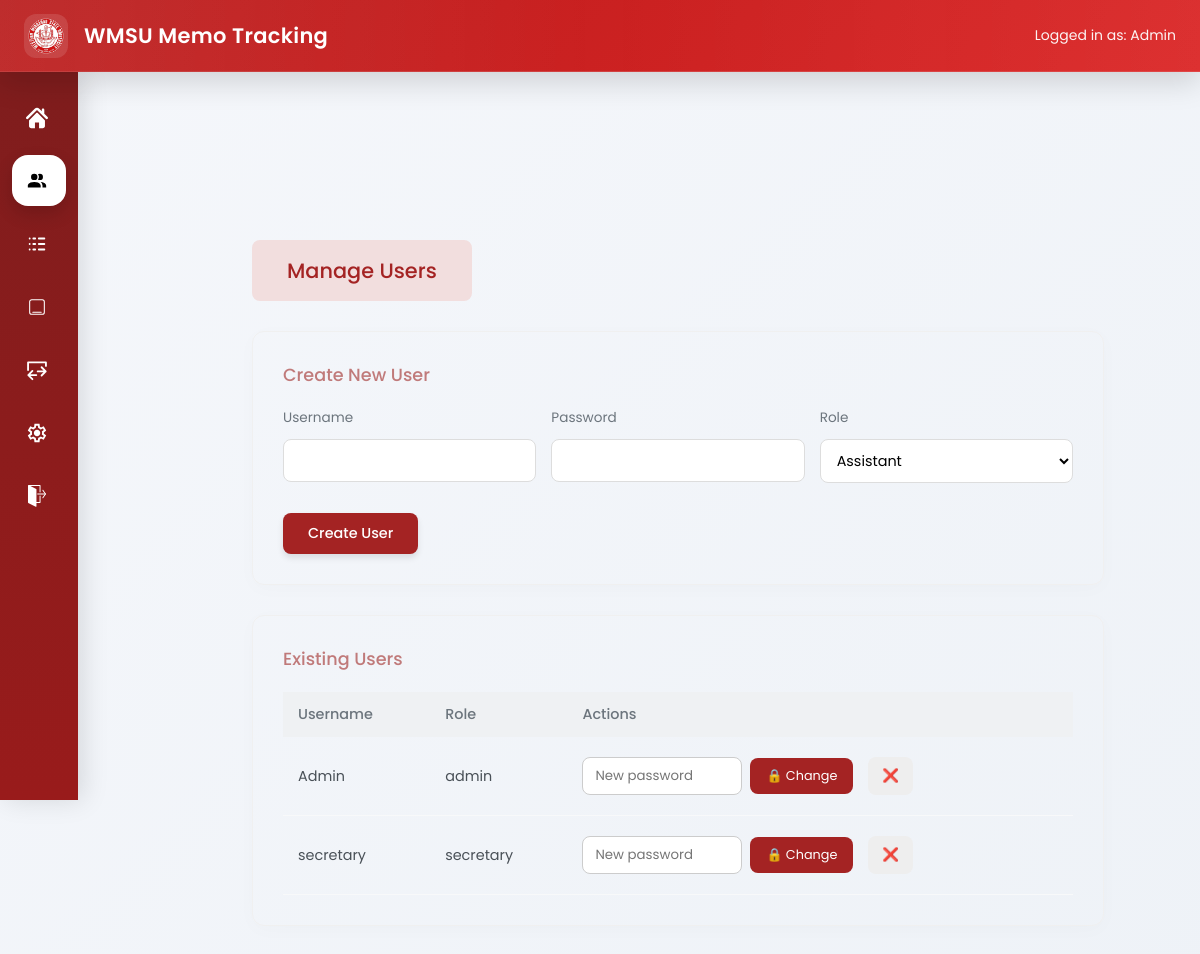
The app's page /admin/users (signed in) with its own data.
### app/models/user.py (models this page shows, shortened)
class User(UserMixin, db.Model):
    __tablename__ = "users"
    id = db.Column(db.Integer, primary_key=True)
    username = db.Column(db.String(50), unique=True, nullable=False)
    password_hash = db.Column(db.String(255), nullable=False)
    role = db.Column(db.String(20))

### app/routes/admin.py (the view)
@admin_bp.route("/users")
@login_required
def users():
    if current_user.role != "admin":
        flash("Access denied")
        return redirect(url_for("secretary.dashboard"))
    users = User.query.all()
    return render_template("admin/user.html", users=users)

### app/__init__.py (called while the page is built)
def create_app():
    app = Flask(__name__)
    app.config.from_object(Config)
    db.init_app(app)
    login_manager.init_app(app)
    migrate.init_app(app, db)
    login_manager.login_view = "auth.login"
    @login_manager.user_loader
    def load_user(user_id):
        return User.query.get(int(user_id))
    app.register_blueprint(main)
    app.register_blueprint(auth_bp)
    app.register_blueprint(secretary_bp)
    app.register_blueprint(admin_bp)
    app.cli.add_command(seed_command)
    app.cli.add_command(seed_memos)
    @app.context_processor
    def inject_settings():
        settings = SystemSettings.query.first()
        return dict(settings=settings)
    print(app.url_map)
    return app

### app/templates/admin/user.html (shortened to what this page needs)
{% block page_css %}
  <link rel="stylesheet" href="{{ url_for('static', filename='css/admin_user.css') }}">
{% endblock %}
{% extends "base.html" %}
{% block content %}
<div class="col-md-10 content">
<div class="main-content">
  <div class="section-badge">
    Manage Users
  </div>
  <div class="accounts-card">
    <div class="accounts-title">Create New User</div>
    <form method="POST" action="{{ url_for('admin.create_user') }}">
      <div class="form-row">
        <div class="form-group">
          <label>Username</label>
          <input name="username" required>
        </div>
        <div class="form-group">
          <label>Password</label>
          <input type="password" name="password" required>
        </div>
        <div class="form-group">
          <label>Role</label>
          <select name="role">
            <option value="secretary">Assistant</option>
          </select>
        </div>
      </div>
      <button type="submit" class="btn-create">Create User</button>
    </form>
  </div>
  <div class="accounts-card">
    <div class="accounts-title">Existing Users</div>
    <table class="user-table">
      <tr>
        <th>Username</th>
        <th>Role</th>
        <th>Actions</th>
      </tr>
      {% for user in users %}
      {% if not (user.id == 1 and user.role == "admin") %}
      <tr>
        <td>{{ user.username }}</td>
        <td>{{ user.role }}</td>
        <td>
          <div class="action-container">
            <form method="POST" action="{{ url_for('admin.reset_password', id=user.id) }}" class="reset-form">
              <div class="password-wrapper">
                <input type="password" name="password" placeholder="New password" required>
              </div>
              <button type="submit" class="btn-password">
                🔒 Change
              </button>
            </form>
            <form method="POST" action="{{ url_for('admin.delete_user', id=user.id) }}">
              <button type="submit" class="btn-delete">❌</button>
            </form>
          </div>
        </td>
      </tr>
      {% endif %}
      {% endfor %}
    </table>
  </div>
</div>
</div>
{% endblock %}

### app/templates/base.html (shortened to what this page needs)
<!DOCTYPE html>
<html lang="en">
<head>
<link rel="stylesheet" href="{{ url_for('static', filename='css/base.css') }}">
<link rel="stylesheet" href="{{ url_for('static', filename='css/flatpickr.min.css') }}">
    {% block page_css %}
    {% endblock %}
</head>
<body>
<div class="topbar">
<div class="topbar-left">
{% if settings and settings.logo %}
  <img src="{{ url_for('static', filename=settings.logo) }}" class="logo">
{% else %}
  <img src="{{ url_for('static', filename='img/logo.png') }}" class="logo">
{% endif %}
{% if settings and settings.system_name %}
  <div class="title"> {{ settings.system_name }}</div>
{% else %}
  <div class="title"> WMSU Memo Tracking</div>
{% endif %}
</div>
<div class="topbar-right">
  Logged in as:
  <span id="userRole">
    {% if current_user.is_authenticated %}
      {{ current_user.username|capitalize }}
    {% else %}
      Guest
    {% endif %}
  </span>
</div>
</div>
{% if current_user.is_authenticated %}
<div class="sidebar">
    {% if current_user.role == "admin" %}
    <a href="{{ url_for('admin.dashboard') }}"
       class="{% if request.endpoint == 'admin.dashboard' %}active{% endif %}">
        <img src="{{ url_for('static', filename='img/dashboard.svg') }}">
    </a>
    <a href="{{ url_for('admin.users') }}"
       class="{% if request.endpoint == 'admin.users' %}active{% endif %}">
        <img src="{{ url_for('static', filename='img/users.svg') }}">
    </a>
    <a href="{{ url_for('admin.logs_page') }}"
       class="{% if request.endpoint == 'admin.logs_page' %}active{% endif %}">
        <img src="{{ url_for('static', filename='img/reports.svg') }}">
    </a>
    {% endif %}
    {% if current_user.role == "admin" or current_user.role == "secretary" %}
    <a href="{{ url_for('main.home') }}"
       class="{% if request.endpoint == 'main.home' %}active{% endif %}">
        <img src="{{ url_for('static', filename='img/memos.svg') }}">
    </a>
    {% endif %}
    {% if current_user.role == "admin" %}
    <a href="{{ url_for('admin.import_page') }}"
       class="{% if request.endpoint == 'admin.import_page' %}active{% endif %}">
        <img src="{{ url_for('static', filename='img/import.svg') }}">
    </a>
    <a href="{{ url_for('admin.settings_general') }}"
       class="{% if request.endpoint == 'admin.settings_general' %}active{% endif %}">
        <img src="{{ url_for('static', filename='img/settings.svg') }}">
    </a>
    {% endif %}
    <a href="{{ url_for('auth.logout') }}">
        <img src="{{ url_for('static', filename='img/logout.svg') }}">
    </a>
</div>
{% endif %}
<div class="content">
  {% block content %}
  {% endblock %}
</div>
</body>
</html>

### app/static/css/admin_user.css (style rules this page uses)
.main-content { padding: 40px; }
.section-badge { background-color: #f2dede; color: #a42323; display: inline-block; padding: 15px 35px; border-radius: 8px; font-weight: 500; font-size: 1.3rem; margin-bottom: 30px; }
.accounts-card { border: 1px solid #f0f0f0; border-radius: 12px; padding: 30px; box-shadow: 0 4px 20px rgba(0,0,0,0.02); margin-bottom: 30px; }
.accounts-title { color: #c07a7a; font-weight: 500; font-size: 1.1rem; margin-bottom: 20px; }
.form-row { display: flex; gap: 15px; margin-bottom: 15px; }
.form-group { flex: 1; }
.form-group label { display: block; font-size: 0.85rem; margin-bottom: 6px; color: #6c757d; }
.form-group input, .form-group select { width: 100%; padding: 10px 12px; border: 1px solid #ddd; border-radius: 8px; font-family: 'Poppins', sans-serif; font-size: 0.9rem; }
.btn-create { background-color: #a42323; color: white; border: none; padding: 10px 25px; border-radius: 8px; font-family: 'Poppins', sans-serif; font-size: 0.9rem; font-weight: 500; cursor: pointer; box-shadow: 0 4px 6px rgba(0,0,0,0.1); }
.user-table { width: 100%; border-collapse: collapse; }
.user-table th { background-color: #eff1f3; text-align: left; padding: 12px 15px; color: #6c757d; font-weight: 500; font-size: 0.9rem; }
.user-table td { padding: 20px 15px; border-bottom: 1px solid #f8f9fa; font-size: 0.9rem; color: #495057; }
.action-container { display: flex; align-items: center; gap: 15px; }
.reset-form { display: flex; align-items: center; gap: 8px; }
.password-wrapper input { border: 1px solid #ccc; border-radius: 8px; padding: 8px 12px; width: 160px; font-family: 'Poppins', sans-serif; }
.btn-password { background-color: #a42323; color: white; border: none; padding: 9px 16px; border-radius: 8px; font-size: 0.8rem; cursor: pointer; }
.btn-delete { background-color: #eeeeee; border: none; padding: 9px 14px; border-radius: 8px; cursor: pointer; }

### app/static/css/base.css (style rules this page uses)
* { margin:0; padding:0; box-sizing:border-box; font-family:'Poppins',sans-serif; }
body { background: linear-gradient(135deg,#f5f7fb 0%, #eef2f7 100%); color:#2b2b2b; min-height:100vh; }
.topbar { position:fixed; top:0; left:0; width:100%; height:72px; background: linear-gradient( 135deg, #b91c1c, #dc2626 ); display:flex; align-items:center; justify-content:space-between; padding:0 24px; color:white; backdrop-filter: blur(12px); border-bottom: 1px solid rgba(255,255,255,0.15); box-shadow: 0 10px 30px rgba(0,0,0,0.15); z-index:1000; }
.topbar::after { content:""; position:absolute; inset:0; background: linear-gradient( 90deg, rgba(255,255,255,0.08), transparent, rgba(255,255,255,0.05) ); pointer-events:none; }
.topbar-left { display:flex; align-items:center; gap:16px; }
.logo { height:44px; width:44px; object-fit:contain; border-radius:12px; padding:4px; background:rgba(255,255,255,0.12); backdrop-filter: blur(10px); }
.title { font-size:21px; font-weight:600; letter-spacing:0.3px; }
.topbar-right { font-size:14px; opacity:0.95; }
.sidebar { position:fixed; top:72px; left:0; width:78px; height:calc(100vh - 72px); background: linear-gradient( 180deg, #7f1d1d, #991b1b ); padding:20px 12px; display:flex; flex-direction:column; gap:12px; overflow:hidden; transition:0.3s ease; z-index:999; box-shadow: 5px 0 25px rgba(0,0,0,0.12); }
.sidebar a { display:flex; align-items:center; gap:14px; text-decoration:none; color:white; padding:14px 14px; border-radius:16px; transition:0.25s ease; position:relative; overflow:hidden; }
.sidebar a img { width:22px; height:22px; min-width:22px; object-fit:contain; filter:brightness(0) invert(1); transition:0.25s; }
.sidebar a.active { background:white; color:#991b1b; box-shadow: 0 8px 18px rgba(0,0,0,0.15); }
.sidebar a.active img { filter:none; }
.content { margin-left:78px; margin-top:72px; padding:28px; transition:0.3s ease; }
.content { margin-left:78px; margin-top:72px; min-height:100vh; padding:28px; }
input, select, textarea { width:100%; padding:12px 14px; border-radius:14px; border: 1px solid rgba(0,0,0,0.08); background:white; outline:none; transition:0.2s; }
.form-row { display:flex; gap:15px; margin-bottom:15px; }
.form-group { flex:1; display:flex; flex-direction:column; gap:5px; margin-bottom:15px; }
input,textarea,select { border:1px solid #ccc; border-radius:4px; padding:7px; }

### records on screen
User: username "Admin", role "admin"
User: username "secretary", role "secretary"
